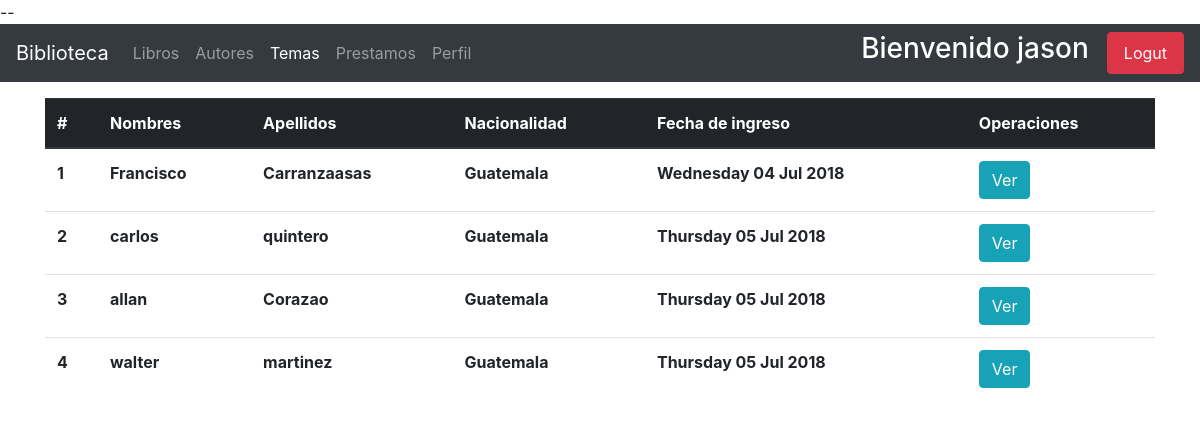
The app's page /autores/autores-user/ (signed in), older data.
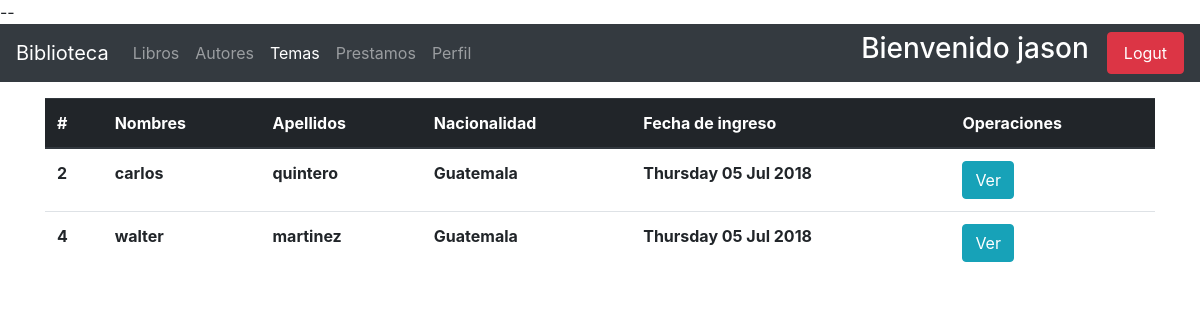
The same page, newer data.
### apps/autores/models.py (models this page shows, shortened)
class Author(models.Model):
    nombre = models.CharField(_('nombre'), max_length=150)
    apellido = models.CharField(_('apellido'), max_length=150)
    nacionalidad = models.ForeignKey(Pais, on_delete=models.CASCADE)
    genero = models.BooleanField(_('genero'), default=True, choices=[
        (True, 'masculino'),
        (False, 'femenino')
    ])
    nacimiento = models.DateField(_('fecha de nacimiento'))
    fallecimiento = models.DateField(_('fecha de fallecimiento'),null=True, blank=True)
    fecha_registro = models.DateField(_('fecha de registro'), default=now())

### models/paises/models.py (models this page shows)
class Pais(models.Model):
    name = models.CharField(max_length=100)
    class Meta:
        verbose_name_plural = 'paises'
    def __str__(self):
        return self.name

### apps/autores/views.py (the view)
# urls.py: path('autores-user/', views.AuthorUserView.as_view(), name='autores-user')
class AuthorUserView(UserMixin, ListView):
    model = Author
    context_object_name = "Autor"
    template_name_suffix = '_list_user'

### usuarios/mixins.py (called while the page is built)
def _user_mixin(group_name):
    class Mixin(LoginRequiredMixin, UserPassesTestMixin):
        login_url = reverse_lazy('usuarios:index')
        def test_func(self):
            user = self.request.user
            if user.is_superuser:
                return True
            group = Group.objects.get(name=group_name)
            return group in user.groups.all()
    return Mixin

### apps/autores/templates/autores/author_list_user.html (shortened to what this page needs)
{% extends 'base.html' %}
{% block navbar_items %}
    <li class="nav-item ">
        <a class="nav-link" href="{% url 'book:user_index' %}">Libros <span class="sr-only">(current)</span></a>
    </li>
    <li class="nav-item ">
        <a class="nav-link" href="{% url 'autor:autores-user' %}">Autores </a>
    </li>
    <li class="nav-item active">
        <a class="nav-link" href="{% url 'temas:temas-user' %}">Temas </a>
    </li>
    <li class="nav-item">
        <a class="nav-link" href="#">Prestamos</a>
    </li>
    <li class="nav-item">
        <a class="nav-link" href="{% url 'usuarios:user-edit' request.user.id %}">Perfil </a>
    </li>
{% endblock %}
{% block content %}
<div class="container">
    <table class="table table-hover mt-3">
        <thead class="thead-dark">
            <tr>
                <th scope="col">#</th>
                <th scope="col"> Nombres </th>
                <th scope="col"> Apellidos </th>
                <th scope="col">  Nacionalidad </th>
                <th scope="col"> Fecha de ingreso  </th>
                <th scope="col"> Operaciones </th>
            </tr>
        </thead>
        <tbody>
            {% for autor in Autor %}
                <tr>
                    <th scope="row"> {{ autor.id }} </th>
                    <th> {{ autor.nombre }} </th>
                    <th> {{ autor.apellido }} </th>
                    <th> {{ autor.nacionalidad }} </th>
                    <th> {{ autor.fecha_registro|date:"l d M Y" }} </th>
                    <th> <a href="#" class="btn btn-info"> Ver </a></th>
                </tr>
                {% empty %}
                <div class="container mt-2">
                    <li> No existen autores registrados </li>
                </div>
            {% endfor %}
        </tbody>
    </table>
</div>
{% endblock %}

Row changes from the older to the newer data that the page shows:
removed Author: id "1", nombre "Francisco", apellido "Carranzaasas", nacionalidad "Guatemala", fecha_registro "Wednesday 04 Jul 2018"
removed Author: id "3", nombre "allan", apellido "Corazao", nacionalidad "Guatemala", fecha_registro "Thursday 05 Jul 2018"
